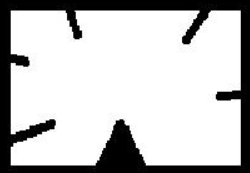
#> input picture opencv/contour.png, 250 x 173 px, found by its file name
$ python main.py
#> lines starting #> are read from the running program, lines starting #| are printed output that depends on the picture; after the words box and inside, x2 and y2 are one past the last pixel; in counts of white or black regions, pixels touching at a corner belong together; long printed decimals are rounded
import numpy as np
import cv2 as cv
from matplotlib import pyplot as plt

img = cv.imread('contour.png')
#> img is the input picture: shape (173, 250, 3); mean B, G, R 194.1, 194.1, 194.1
imgray = cv.cvtColor(img, cv.COLOR_BGR2GRAY)

# Find Canny edges
edged = cv.Canny(imgray, 127, 255)
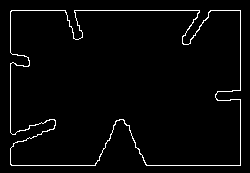
#> edged: shape (173, 250); 2.8% white in thin lines or dots, all inside (x1, y1, x2, y2) = (10, 10, 241, 166)

ret, thresh = cv.threshold(imgray, 127, 255, 0)
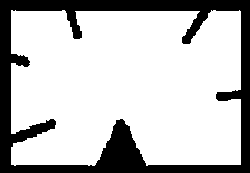
#> thresh: shape (173, 250); 75.7% white; 1 black region

contours, hierarchy = cv.findContours(thresh, cv.RETR_TREE, cv.CHAIN_APPROX_NONE)
#> contours = 1 contour; box (x1, y1, x2, y2) and area: (11, 10, 241, 166) 32164
# contours, hierarchy = cv.findContours(thresh, cv.RETR_EXTERNAL, cv.CHAIN_APPROX_SIMPLE)

print( contours)
#> (printed output is left out)
print (hierarchy)
#| [[[-1 -1 -1 -1]]]
cv.drawContours(img, contours, -1, (0,255,0), 3)
# cv.drawContours(img, contours, 0, (0,255,0), 3)
# cnt = contours[1]
# cv.drawContours(img, [cnt], 0, (0,255,0), 3)

cnt = contours[0]
#> cnt = contour of 1118 points, box (x1, y1, x2, y2) (11, 10, 241, 166), area 32164
M = cv.moments(cnt)
#> M = moments, m00 32164, centre m10/m00, m01/m00 = (126.7, 85.71)
print( M )
#> (printed output is left out)

area = cv.contourArea(cnt)
#> area = 32164
print("S = ", area)
#| S =  32164.0

perimeter = cv.arcLength(cnt,True)
#> perimeter = 1185.9
print("P = ", perimeter)
#| P =  1185.931

epsilon = 0.1*cv.arcLength(cnt,True)
#> epsilon = 118.6
approx = cv.approxPolyDP(cnt,epsilon,True)
#> approx = [[11, 10], [11, 164], [240, 164], [239, 10]]
# cv.drawContours(img, [approx], -1, (0,255,0), 3)

hull = cv.convexHull(cnt)
#> hull = [[239, 10], [240, 11], [240, 164], [147, 165], [14, 165], [11, 164], [11, 10]]
# cv.drawContours(img, [hull], -1, (0,255,0), 3)

k = cv.isContourConvex(cnt)
#> k = False
print("k = ", k)
#| k =  False

x,y,w,h = cv.boundingRect(cnt)
#> x = 11; y = 10; w = 230; h = 156
cv.rectangle(img,(x,y),(x+w,y+h),(255,0,0),2)

rect = cv.minAreaRect(cnt)
#> rect = ((125.5, 87.5), (155, 229), -90)
box = cv.boxPoints(rect)
#> box = [[240, 165], [11, 165], [11, 10], [240, 10]]
box = np.int0(box)
cv.drawContours(img,[box],0,(0,0,255),2)

(x,y),radius = cv.minEnclosingCircle(cnt)
#> x = 125.5; y = 87; radius = 138
center = (int(x),int(y))
#> center = (125, 87)
radius = int(radius)
#> radius = 137
cv.circle(img,center,radius,(0,0,255),2)

ellipse = cv.fitEllipse(cnt)
#> ellipse = ((126.2, 86.51), (171.8, 262.3), 91.11)
cv.ellipse(img,ellipse,(0,255,255),2)

rows,cols = img.shape[:2]
#> rows = 173; cols = 250
[vx,vy,x,y] = cv.fitLine(cnt, cv.DIST_L2,0,0.01,0.01)
#> vx = [0.997]; vy = [-0.0792]; x = [120.1]; y = [85.67]
lefty = int((-x*vy/vx) + y)
#> lefty = 95
righty = int(((cols-x)*vy/vx)+y)
#> righty = 75
cv.line(img,(cols-1,righty),(0,lefty),(255,255,0),2)
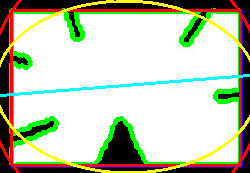
#> img: shape (173, 250, 3); mean B, G, R 173.1, 199.2, 191.1

image = [img, thresh, edged]
title = ['A', 'B', 'C']
for i in range(3):
    plt.subplot(2, 2, i+1),plt.imshow(image[i], cmap='gray')
    plt.title(title[i]),
    # plt.xticks([]), plt.yticks([])
plt.show()
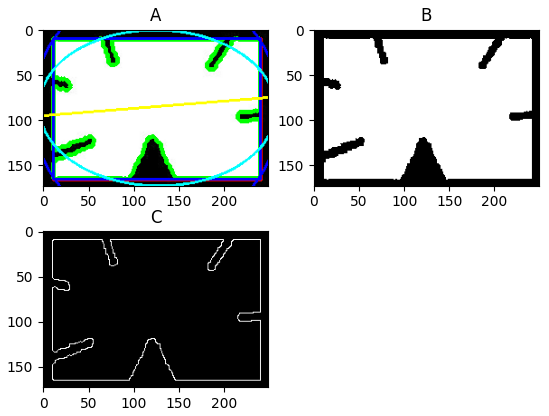
#> figure drawn by matplotlib, 3 panels; B, G, R data is drawn as R, G, B
